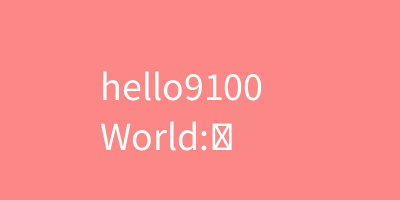
Frame 1 (no input)
Frame 60 (the mouse pressed at the canvas centre just before this capture): identical to frame 1, image omitted
Frame 120 (the mouse held since frame 60 and released just before this capture): identical to frame 1, image omitted

The Processing sketch that drew this single still picture (run headless with seeded random() and noise(); from frame 60 on, the mouse is pressed at the canvas centre):

// Processing sketch: week17_2
// ── week17_2.pde
void setup(){
  size(400,200);
  textSize(40);
}
String line="hello";
char c='9';
void draw(){
  background(#FC8787);
  text(line+c+100,100,100);
  text("World:"+key,100,150);
}
